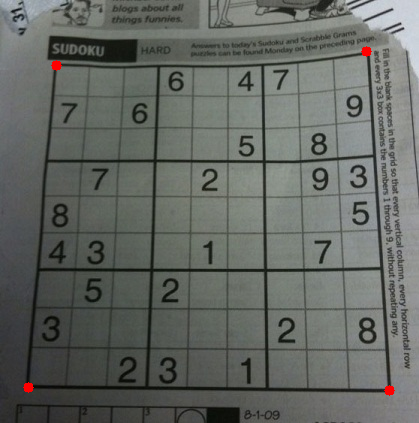
#> input picture FA2023/OpenCV/images/sudoku.png, 419 x 423 px
$ jupyter execute Image_gradient.ipynb
#> lines starting #> are read from the running program, lines starting #| are printed output that depends on the picture
Import libraries

[cell 1]
import numpy as np
import cv2 as cv
from matplotlib import pyplot as plt

Sobel and Scharr Derivatives and Laplacian Derivatives

[cell 2]
img = cv.imread('../images/sudoku.png', cv.IMREAD_GRAYSCALE)
#> img: shape (423, 419); min 5, max 218, mean 101.3
assert img is not None, "file could not be read, check with os.path.exists()"
laplacian = cv.Laplacian(img, cv.CV_64F, ksize=3)
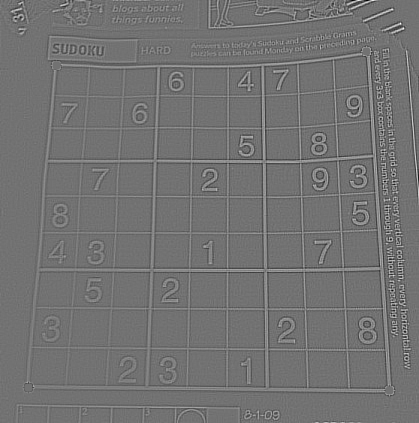
#> laplacian: shape (423, 419) float64; min -632, max 774, mean 0; drawn with min black and max white
sobelx = cv.Sobel(img, cv.CV_64F, 1, 0, ksize=3)
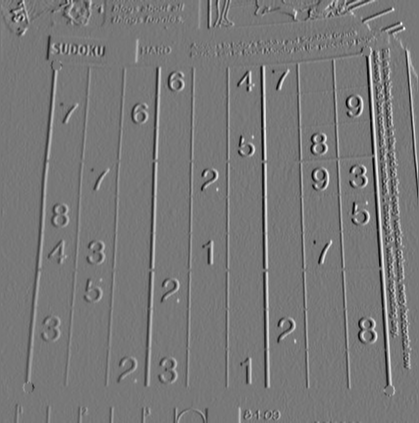
#> sobelx: shape (423, 419) float64; min -447, max 500, mean 1.3; drawn with min black and max white
sobely = cv.Sobel(img, cv.CV_64F, 0, 1, ksize=3)
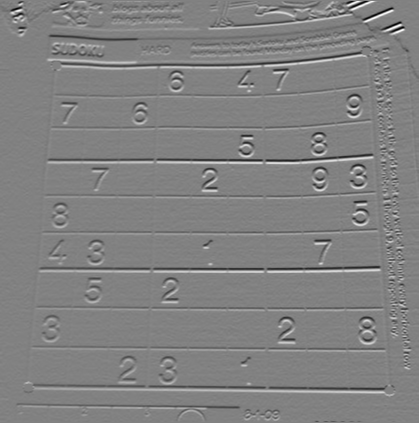
#> sobely: shape (423, 419) float64; min -577, max 555, mean -1; drawn with min black and max white

# Apply thresholding to the edge images
laplacian_thresholded = cv.convertScaleAbs(laplacian)
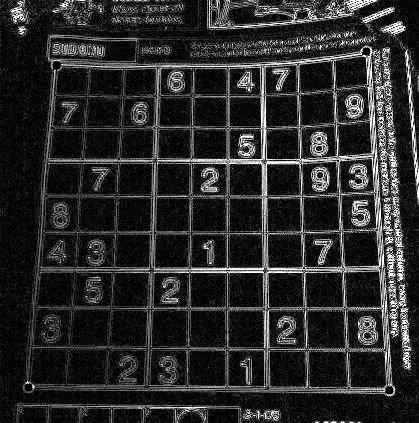
#> laplacian_thresholded: shape (423, 419); min 0, max 255, mean 42.4
sobelx_thresholded = cv.convertScaleAbs(sobelx)
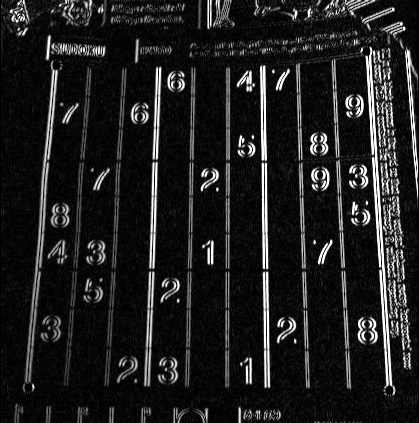
#> sobelx_thresholded: shape (423, 419); min 0, max 255, mean 31.5
sobely_thresholded = cv.convertScaleAbs(sobely)
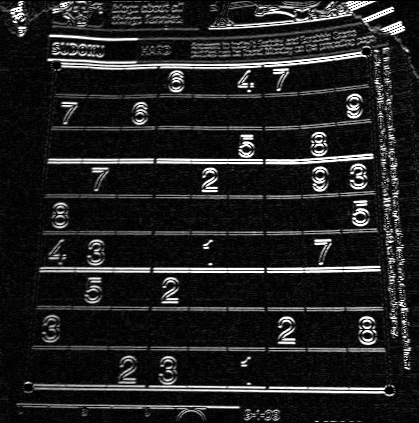
#> sobely_thresholded: shape (423, 419); min 0, max 255, mean 33.4

plt.subplot(2, 2, 1), plt.imshow(img, cmap='gray')
plt.title('Original'), plt.xticks([]), plt.yticks([])
plt.subplot(2, 2, 2), plt.imshow(laplacian_thresholded, cmap='gray')
plt.title('Laplacian'), plt.xticks([]), plt.yticks([])
plt.subplot(2, 2, 3), plt.imshow(sobelx_thresholded, cmap='gray')
plt.title('Sobel X'), plt.xticks([]), plt.yticks([])
plt.subplot(2, 2, 4), plt.imshow(sobely_thresholded, cmap='gray')
plt.title('Sobel Y'), plt.xticks([]), plt.yticks([])
plt.show()

One Important Matter!

[cell 3]
img = cv.imread('../images/box.jpg', cv.IMREAD_GRAYSCALE)
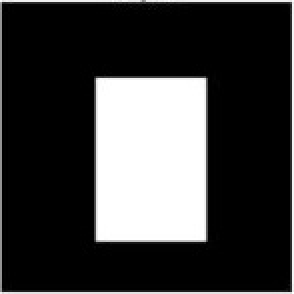
#> input picture FA2023/OpenCV/images/box.jpg, 147 x 147 px (shown 2 times larger)
#> img is the input picture: shape (147, 147); min 0, max 255, mean 60.4
assert img is not None, "file could not be read, check with os.path.exists()"
# Output dtype = cv.CV_8U
sobelx8u = cv.Sobel(img,cv.CV_8U,1,0,ksize=5)
# Output dtype = cv.CV_64F. Then take its absolute and convert to cv.CV_8U
sobelx64f = cv.Sobel(img,cv.CV_64F,1,0,ksize=5)
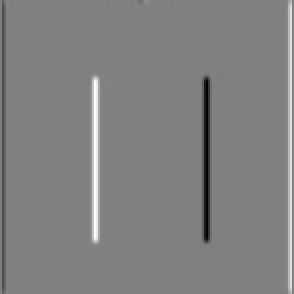
#> sobelx64f: shape (147, 147) float64 (shown 2 times larger); min -11687, max 11513, mean 47.4; drawn with min black and max white
abs_sobel64f = np.absolute(sobelx64f)
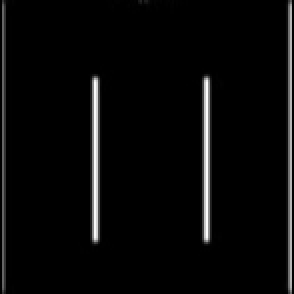
#> abs_sobel64f: shape (147, 147) float64 (shown 2 times larger); min 0, max 11687, mean 393.8; drawn with min black and max white
sobel_8u = np.uint8(abs_sobel64f)
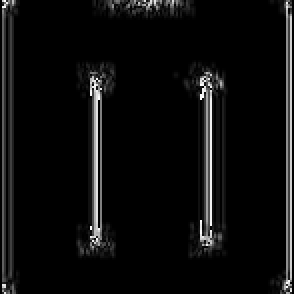
#> sobel_8u: shape (147, 147) (shown 2 times larger); min 0, max 255, mean 12.4
plt.subplot(1,3,1),plt.imshow(img,cmap = 'gray')
plt.title('Original'), plt.xticks([]), plt.yticks([])
plt.subplot(1,3,2),plt.imshow(sobelx8u,cmap = 'gray')
plt.title('Sobel CV_8U'), plt.xticks([]), plt.yticks([])
plt.subplot(1,3,3),plt.imshow(sobel_8u,cmap = 'gray')
plt.title('Sobel abs(CV_64F)'), plt.xticks([]), plt.yticks([])
plt.show()
